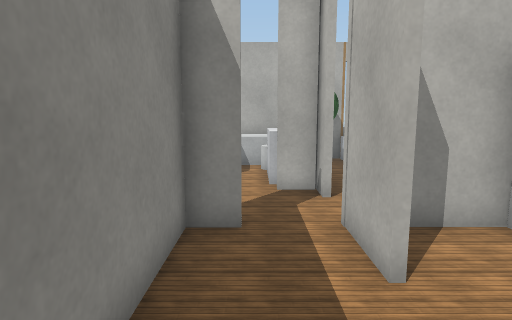
View 1 (above)

24 first-person views from a walk through a robot-simulator world made for Webots. The camera is 1 m above the floor, tilts 8° down and sees 75° across. The floor is counted in squares, 0.5 m on a side. Each view is taken from the middle of a square. On the plan, view 1 faces up. The plan holds only what a view shows up to about 18 squares ahead; the rest is blank. The robots in the file are not drawn. Webots' stock objects and surfaces are drawn as simple stand-ins.

View 2
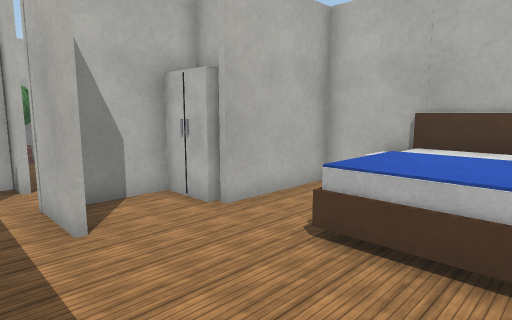

View 3
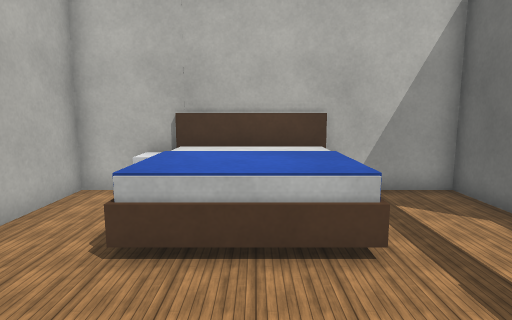

View 4
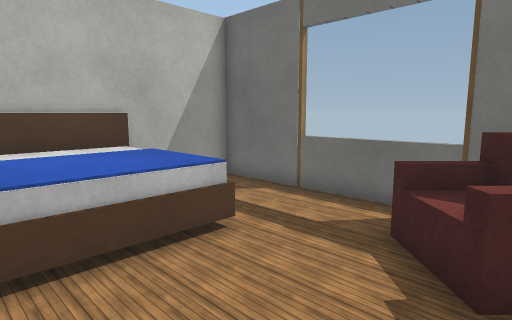

View 5
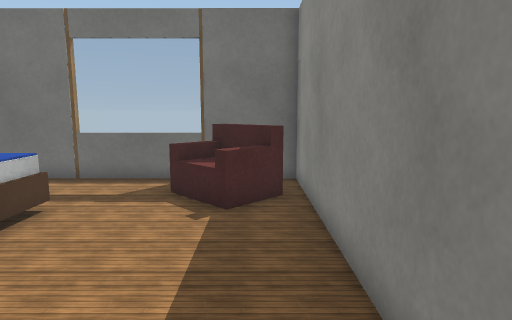

View 6
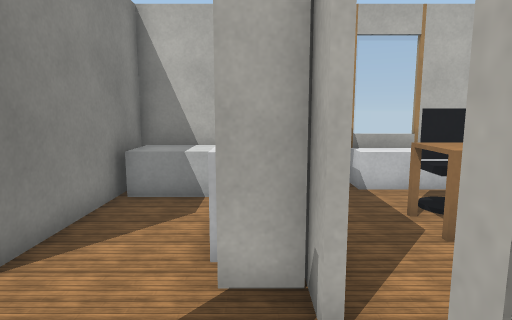

View 7
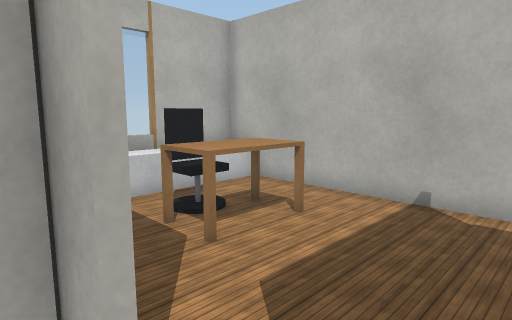

View 8
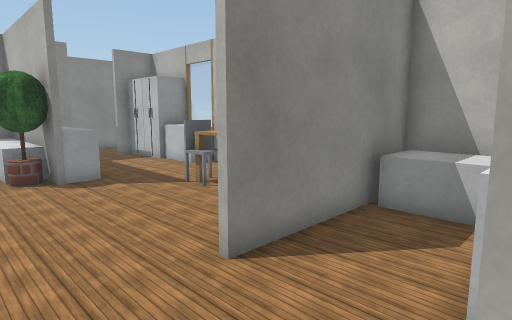

View 9
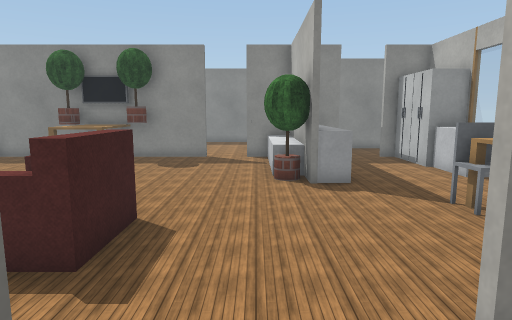

View 10
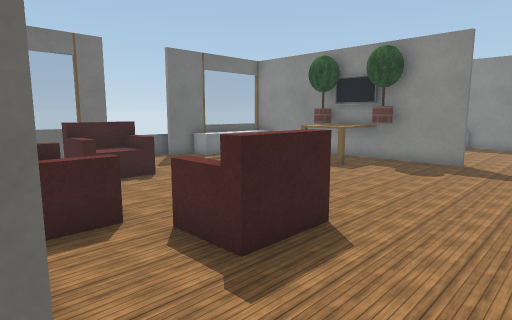

View 11
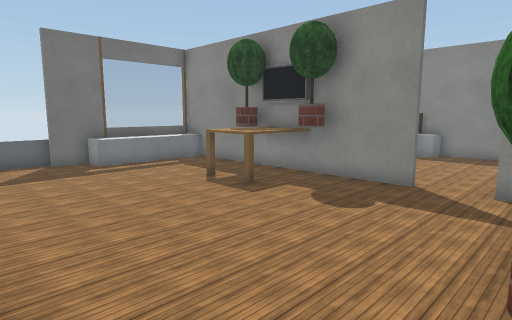

View 12
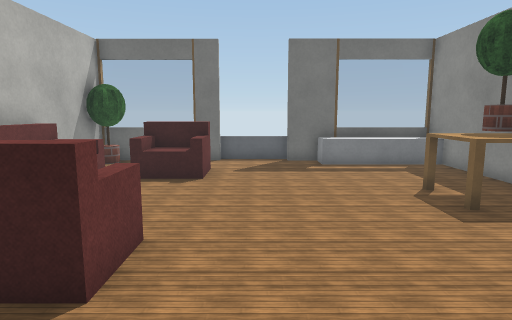

View 13
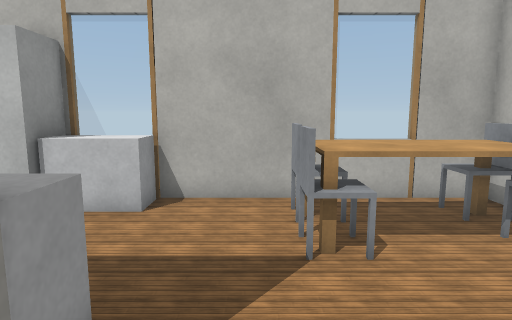

View 14
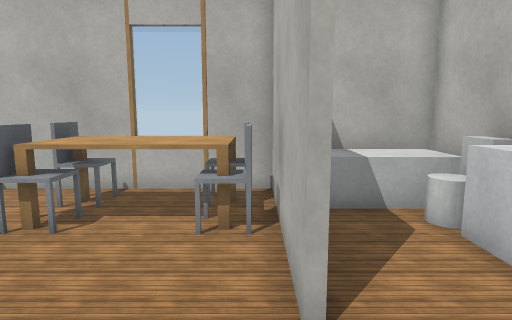

View 15
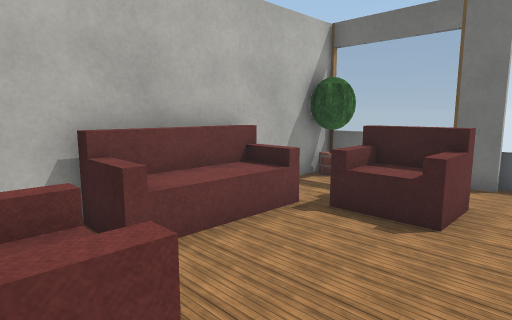

View 16
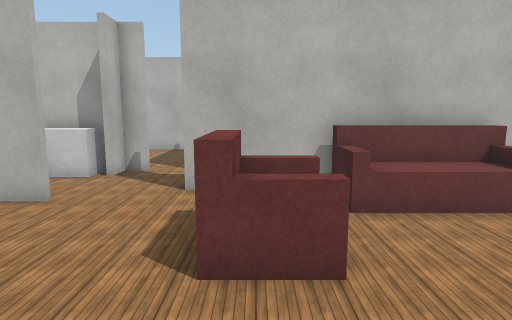

View 17
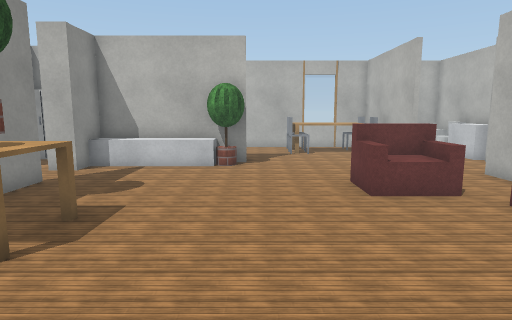

View 18
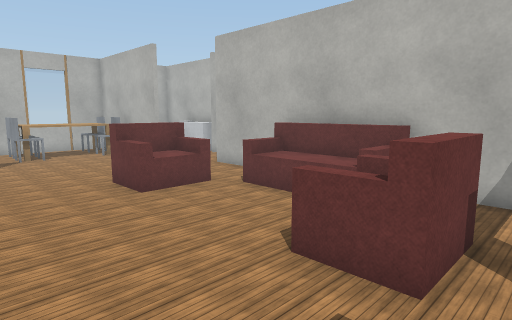

View 19
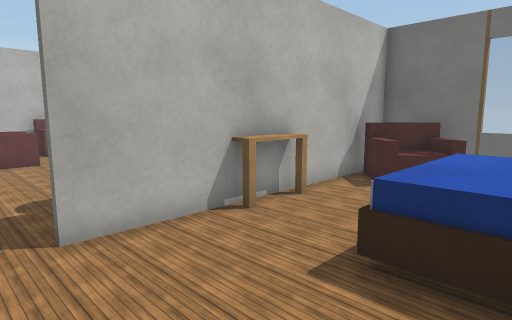

View 20
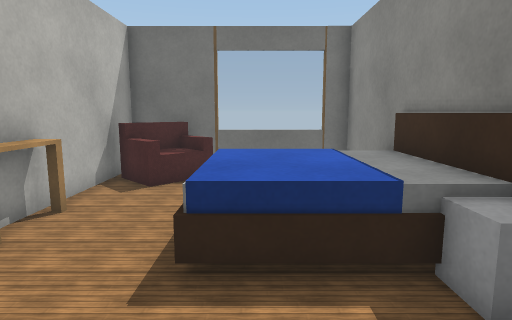

View 21
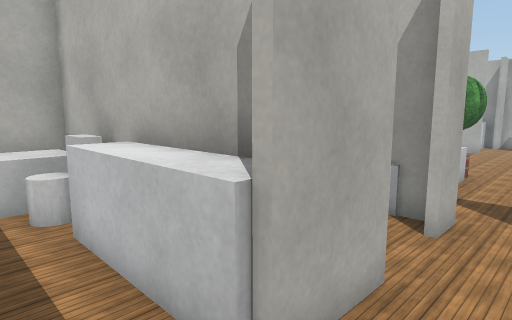

View 22
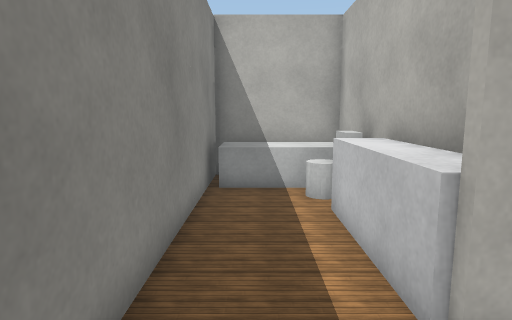

View 23
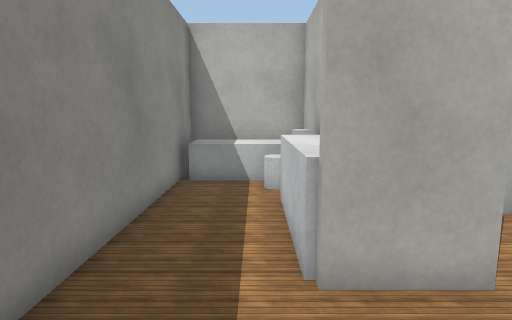

View 24
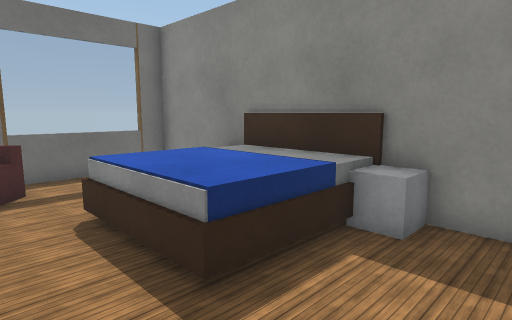

### Floor plan
Points are (right, up) in squares from view 1. A wall is a line through its corners. A room is listed if a view was taken in it or the views show most of it. See-through windows are left out.
Room 1 (views 1, 2, 3, 4, 5, 6, 7, 8, 9, 10)
walls: (1.6, 3.6) (1.6, 6); (-0.2, 5.7) (-1.2, 5.7) (-1.2, -6.1) (8.6, -6.1) (8.6, 3.6) (4.6, 3.6); (1.6, 7.7) (1.6, 14.8) (-2.4, 14.8); (1.6, 8.6) (0.5, 8.6); (-2.4, 12.5) (-2.4, 8.7)
ways out: opening at (-1.5, 7.5) to room 2; opening at (2, 7) to room 4; opening at (3.5, 4) to room 5
objects: bathtub (-2, 13) to (1, 14); armchair (0, -5) to (2, -3); white box (0, 10) to (1, 11); other object (0, 12) to (1, 12); bed (4, -3) to (8, 1); white box (8, 1) to (8, 2)
Room 2 (views 11, 12, 13, 14, 15, 16, 17, 18)
walls: (-9.5, 9.8) (-9.5, 8.6) (-15.3, 8.6) (-15.3, 6.6) (-16.4, 6.6); (-15.3, 4.7) (-15.3, 2.5); (-2.6, 8.7) (-2.6, 11.6); (-15.3, -1.4) (-15.3, -6.4); (-15.3, 10.9) (-15.3, 9.9); (-6.5, -6.1) (-1.4, -6.1) (-1.4, 5.9); (-15.3, 13.5) (-15.3, 12.7); (-15.4, -6.1) (-9.2, -6.1); (-2.6, 14.8) (-10.5, 14.8)
low walls: (-10.6, 8.6) (-10.6, 7.5) (-15.4, 7.5); (-9.6, -6.6) (-6.4, -6.6); (-15.4, -5) (-10.6, -5) (-10.6, -6)
ways out: opening at (-1.5, 7.5) to room 1; opening at (-16.3, 0) to room 3; opening at (-15.5, 5.5) to room 3
objects: table (-16, -1) to (-16, 1); potted tree (-15, -1) to (-14, -1); TV (-15, 0) to (-15, 1); potted tree (-15, 2) to (-14, 2); fridge (-15, 13) to (-14, 14); table (-14, -1) to (-12, 1); fridge (-13, 13) to (-13, 14); white box (-12, 14) to (-10, 14); potted tree (-10, 7) to (-9, 8); chair (-7, 11) to (-7, 12); chair (-7, 13) to (-6, 14); armchair (-6, -4) to (-4, -2); armchair (-6, 3) to (-4, 5); table (-6, 12) to (-4, 14); chair (-4, 11) to (-3, 12); chair (-4, 13) to (-3, 14); potted tree (-3, -6) to (-2, -5); sofa (-3, -2) to (-2, 2)
Room 3 (views 19, 20, 21, 22, 23, 24)
walls: (-18.2, 6.6) (-20.4, 6.6) (-20.4, 10.9); (-15.5, 2.5) (-15.5, 4.7); (-19.3, 7.6) (-19.3, 9.5); (-15.5, 7) (-15.5, 7.7); (-23.3, -2.4) (-23.3, -6.1) (-15.5, -6.1) (-15.5, -1.4); (-19.3, 10.4) (-19.3, 14.8) (-23.3, 14.8); (-23.3, 12.5) (-23.3, 3.5)
ways out: opening at (-16.3, 0) to room 2; opening at (-15.5, 5.5) to room 2
objects: bed (-23, -2) to (-19, 2); white box (-23, 2) to (-22, 3); bathtub (-23, 13) to (-20, 14); other object (-21, 12) to (-20, 12); cabinet (-19, 9) to (-17, 10); armchair (-18, -5) to (-16, -3); cabinet (-17, 9) to (-16, 10)
Room 4 (no view inside)
walls: (8.6, 6.9) (8.6, 14.8) (3, 14.8)
low walls: (8.4, 13.6) (3.7, 13.6) (3.7, 14.6)
ways out: opening at (2, 7) to room 1
objects: potted tree (3, 13) to (3, 14); desk (4, 10) to (6, 11); office chair (5, 11) to (6, 12)
Room 5 (no view inside)
walls: (4.5, 5.7) (2.4, 5.7)
ways out: opening at (3.5, 4) to room 1
objects: cabinet (4, 4) to (5, 5)

Positions as (right, up) in squares from view 1, and headings:
1: (0, 0), facing up
2: (0, -2), facing up-right
3: (0, -1), facing right
4: (0, 1), facing down-right
5: (0, 4), facing down
6: (1, 5), facing up
7: (1, 6), facing up-right
8: (1, 6), facing up-left
9: (0, 7), facing left
10: (-1, 8), facing down-left
11: (-6, 8), facing down-left
12: (-8, 8), facing down
13: (-8, 7), facing up
14: (-3, 6), facing up
15: (-8, 4), facing down-right
16: (-10, 4), facing right
17: (-9, -5), facing up
18: (-10, -5), facing up-right
19: (-21, 6), facing down-right
20: (-20, 6), facing down
21: (-22, 5), facing up-right
22: (-22, 4), facing up
23: (-21, 3), facing up
24: (-17, 5), facing down-left
